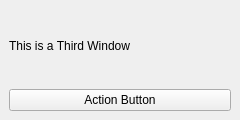
<?xml version="1.0" encoding="UTF-8"?>
<ui version="4.0">
 <class>ThirdWindow</class>
 <widget class="QMainWindow" name="ThirdWindow">
  <property name="geometry">
   <rect><x>0</x><y>0</y><width>240</width><height>120</height></rect>
  </property>
  <property name="windowTitle">
   <string>Third Window</string>
  </property>
  <widget class="QWidget" name="centralwidget">
   <layout class="QVBoxLayout" name="verticalLayout">
    <item><widget class="QLabel" name="label">
      <property name="text"><string>This is a Third Window</string></property>
    </widget></item>
    <item><widget class="QPushButton" name="myButton">
      <property name="text"><string>Action Button</string></property>
    </widget></item>
   </layout>
  </widget>
 </widget>
 <resources/>
 <connections/>
</ui>
